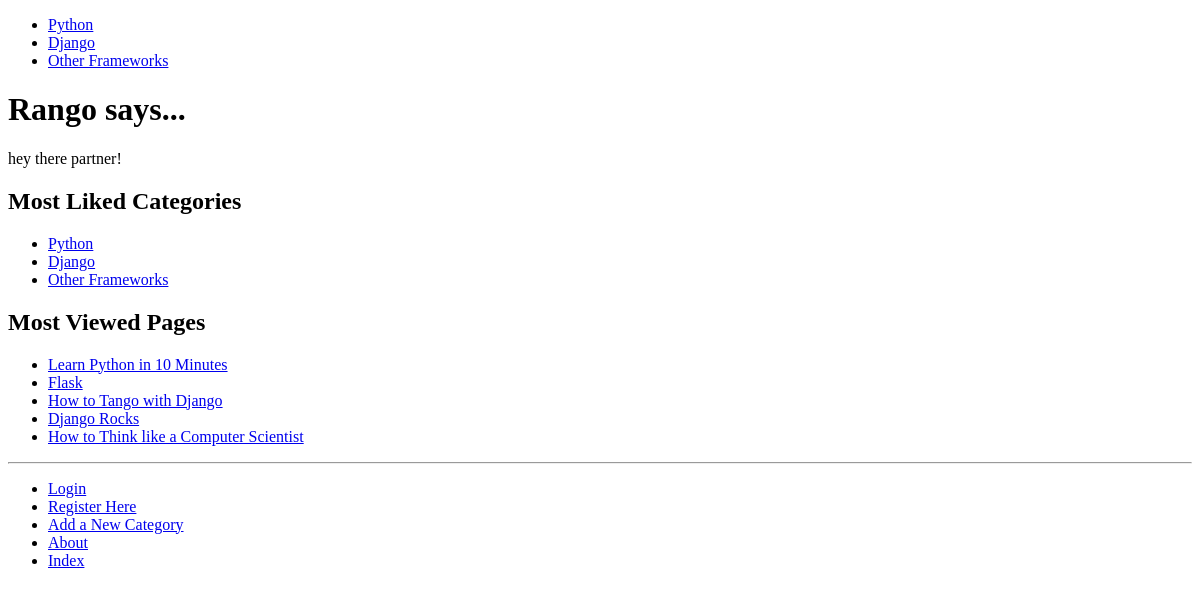
The app's page /rango/, older data.
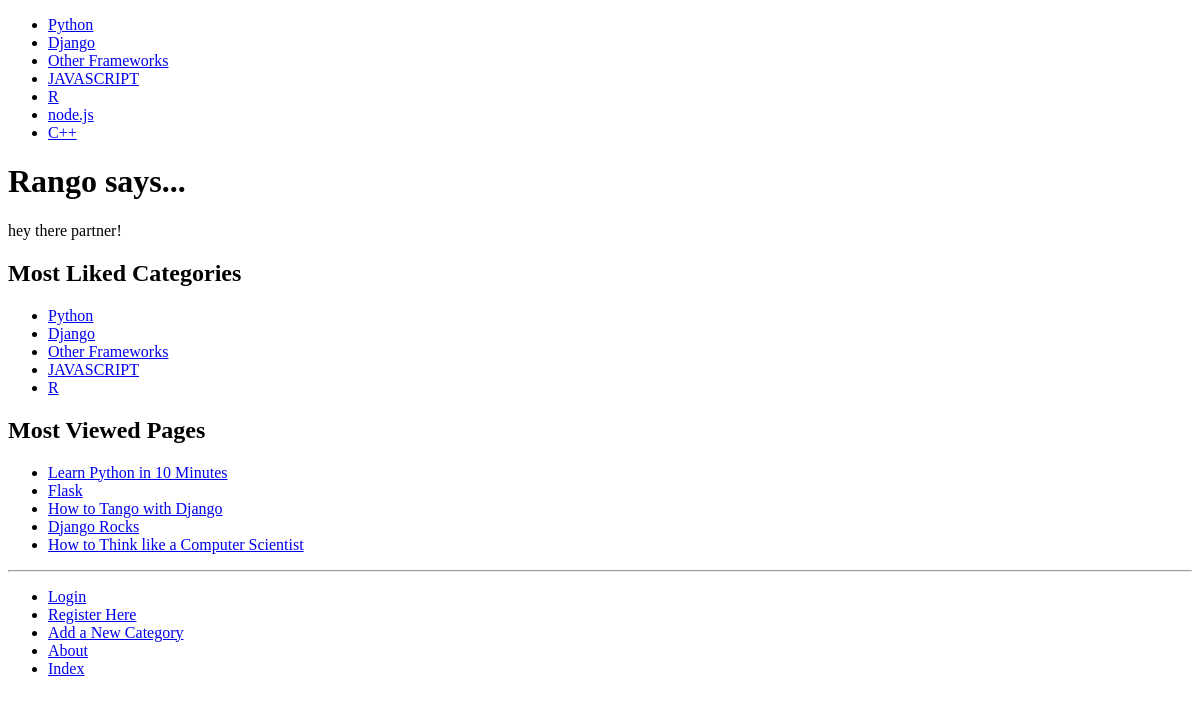
The same page, newer data.
### rango/models.py (models this page shows, shortened)
class Category(models.Model):
    name = models.CharField(max_length= 128,unique = True)
    views = models.IntegerField(default=0)
    likes = models.IntegerField(default=0)
    slug = models.SlugField(unique=True,default='')
    class Meta:
        verbose_name_plural = 'Categories'

class Page(models.Model):
    category = models.ForeignKey(Category,on_delete = models.CASCADE,)
    title = models.CharField(max_length=128)
    url = models.URLField()
    views = models.IntegerField(default=0)

### rango/views.py (the view)
def index(request):
    category_list = Category.objects.order_by('-likes')[:5]
    page_list = Page.objects.order_by('-views')[:5]
    category_dict = {"categories": category_list,"pages":page_list}
    return render(request,'rango/index.html',category_dict)

### rango/templatetags/rango_template_tags.py (called while the page is built)
@register.inclusion_tag('rango/cats.html')
def get_category_list(cat=None):
    return {'cats': Category.objects.all(),'act': cat}

### templates/rango/index.html (shortened to what this page needs)
{% extends 'rango/base.html' %}
{% load static %}
{% block body_block %}
    <h1>Rango says...</h1>
    <div>
        {% if user.is_authenticated %}
            howdy {{ user.username }}!
            howdy {{ user1.username }}!
        {% else %}
        hey there partner!
        {% endif %}
    </div>
    <div>
        <h2>Most Liked Categories</h2>
        {% if categories %}
        <ul>
            {% for category in categories %}
                <li>
                    <a href="{% url 'show_category' category.slug %}">{{ category.name }}</a>
                </li>
            {% endfor %}
        </ul>
        {% else %}
            <strong>There are no categories present.</strong>
        {% endif %}
    </div>
    <div>
        <h2>Most Viewed Pages</h2>
        {% if pages %}
        <ul>
            {% for page in pages %}
                <li>
                    <a href="{{ page.url }}">{{ page.title }}</a>
                </li>
            {% endfor %}
        </ul>
        {% else %}
            <strong>There are no pages present.</strong>
        {% endif %}
    </div>
    {% endblock %}

### templates/rango/base.html (shortened to what this page needs)
<!DOCTYPE html>
{% load static %}
{% load rango_template_tags %}
<html>
<head lang="zh">
</head>
<body>
    <div>
        {% block sidebar_block %}
            {% get_category_list category %}
        {% endblock %}
    </div>
    <div>
        {% block body_block %}
        {% endblock %}
    </div>
    <hr />
    <div>
        <ul>
        {% if user.is_authenticated %}
        <li><a href="{% url 'restricted' %}">Restricted Page</a></li>
        <li><a href="{% url 'logout' %}">Logout</a></li>
        {% else %}
        <li><a href="{% url 'login' %}">Login</a></li>
        <li><a href="{% url 'register' %}">Register Here</a></li>
        <li><a href="{% url 'add_category' %}">Add a New Category</a></li>
        {% endif %}
        <li><a href="{% url 'about' %}">About</a></li>
        <li><a href="{% url 'index' %}">Index</a></li>
        </ul>
    </div>
</body>
</html>

### templates/rango/cats.html
<ul>
    {% if cats %}
        {% for c in cats %}
            {% if c == act %}
                <li>
                <strong>
                    <a href="{% url 'show_category' c.slug %}">{{ c.name }}</a>
                </strong>
                </li>
            {% else %}
                <li>
                    <a href="{% url 'show_category' c.slug %}">{{ c.name }}</a>
                </li>
            {% endif %}
        {% endfor %}
    {% else %}
        <li><strong>There are no categories present.</strong></li>
    {% endif %}
</ul>

Row changes from the older to the newer data that the page shows:
added Category: name "JAVASCRIPT"
added Category: name "R"
added Category: name "node.js"
added Category: name "C++"
